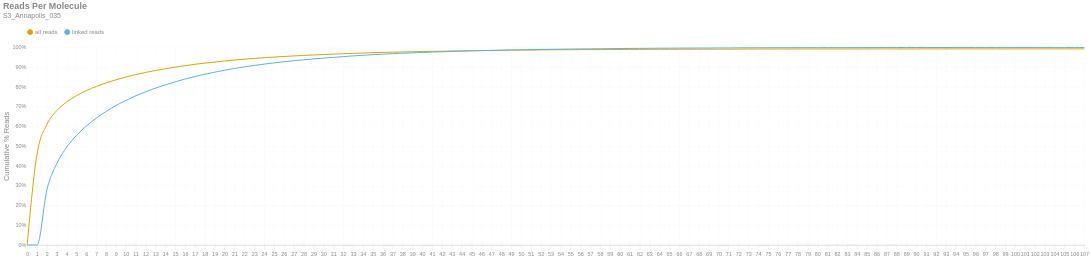

The notebook cell this image was saved under:
### Markdown cell above
### Reads per Molecule
This chart shows the cumulative distribution of the number of reads per linked molecule. That is, how many alignments are associated with a unique molecule. This excludes the number of reads associated with invalid or absent linked-read barcodes. The `linked` histogram is the percentages recalculated when disregarding singletons.

### Code cell
if SKIPLR:
    print_html(f"Skipped")
else:
    counts = np.bincount(valids['reads'].cast(pl.Int64).to_numpy())
    weighted = counts * np.arange(len(counts))
    all_perc = weighted / n_reads
    linked_perc = weighted / n_linked_reads
    linked_perc[1] = 0
    binned_df = pl.DataFrame({
        'readsper': list(range(len(counts))),
        'all reads (cumsum)': np.cumsum(all_perc).tolist(),
        'linked reads (cumsum)': np.cumsum(linked_perc).tolist(),
    })

    with SafeRender(binned_df):
        (
            density_plot(binned_df, 'Reads Per Molecule', samplename, 'readspmol')
            .encode(
                x=alt.X('readsper:O', title=None).axis(labelAngle=0).scale(padding=0),
                y=alt.Y('value:Q', title='Cumulative % Reads').axis(format='%').stack(False),
                color=alt.Color("key:N").scale(domain=["all reads", "linked reads"]),
                tooltip=[
                    alt.Tooltip("key:N", title="Data Type"),
                    alt.Tooltip("readsper:O", title="Reads Per Molecule"),
                    alt.Tooltip("value:Q", format=".2%", title="% Reads (Cum.)")
                ]            
            )
        ).display()

### Figure 1 — Vega-Lite specification as saved in the notebook (floating-point values rounded to 4 significant figures)
{"width": "container", "height": 400, "config": {"title": {"anchor": "start", "dy": -15, "fontSize": 18, "color": "#888888", "subtitleColor": "#888888", "subtitleFontSize": 14}, "arc": {"fill": "#0072B2"}, "axis": {"domainColor": "#888888", "domainWidth": 0.5, "gridWidth": 0.2, "grid": false, "titleFontWeight": 400, "titleFontSize": 15, "labelFontSize": 11, "labelColor": "#888888", "tickColor": "#888888", "tickWidth": 0.2, "titleColor": "#888888"}, "axisBand": {"grid": false}, "axisX": {"grid": true, "tickSize": 10, "domainCap": "round"}, "axisY": {"domain": false, "grid": true, "tickSize": 0, "domainCap": "round"}, "background": "transparent", "header": {"labelFontSize": 15, "labelColor": "#888888", "titleFontSize": 15, "titleFontWeight": 600, "titleColor": "#888888"}, "legend": {"labelFont": "sans-serif", "labelFontSize": 12, "labelColor": "#888888", "symbolSize": 100, "symbolType": "circle", "titleFontSize": 12, "titlePadding": 10, "titleColor": "#888888", "title": null, "orient": "top"}, "range": {"category": ["#E69F00", "#56B4E9", "#009E73", "#F0E442", "#0072B2", "#D55E00", "#CC79A7", "#000000"], "diverging": ["#cfe8f3", "#a2d4ec", "#73bfe2", "#46abdb", "#1696d2", "#12719e"]}, "area": {"fill": "#0072B2", "fillOpacity": 0.7, "line": true, "strokeOpacity": 0.7}, "line": {"color": "#0072B2", "stroke": "#0072B2", "strokeWidth": 2}, "trail": {"color": "#0072B2", "stroke": "#0072B2", "strokeWidth": 0, "size": 1}, "point": {"filled": true, "fillOpacity": 1.0, "size": 95}, "text": {"color": "#888888", "fontSize": 11, "align": "right", "fontWeight": 400, "size": 11}, "bar": {"fill": "#0072B2", "stroke": null}, "view": {"stroke": null, "continuousWidth": 660, "continuousHeight": 400}}, "data": {"name": "data-83ef7ea5e0c816de2ab1f2a004e398c2"}, "mark": {"type": "line", "interpolate": "monotone", "point": {"opacity": 0, "size": 275}}, "encoding": {"color": {"field": "key", "scale": {"domain": ["all reads", "linked reads"]}, "type": "nominal"}, "tooltip": [{"field": "key", "title": "Data Type", "type": "nominal"}, {"field": "readsper", "title": "Reads Per Molecule", "type": "ordinal"}, {"field": "value", "format": ".2%", "title": "% Reads (Cum.)", "type": "quantitative"}], "x": {"axis": {"labelAngle": 0}, "field": "readsper", "scale": {"padding": 0}, "title": null, "type": "ordinal"}, "y": {"axis": {"format": "%"}, "field": "value", "stack": false, "title": "Cumulative % Reads", "type": "quantitative"}}, "params": [{"name": "param_c36ac31b6afebe62", "select": {"type": "point", "fields": ["key"]}, "bind": "legend"}], "title": {"text": "Reads Per Molecule", "subtitle": "S3_Annapolis_035"}, "transform": [{"fold": ["all reads (cumsum)", "linked reads (cumsum)"]}, {"calculate": "replace(datum.key, ' (cumsum)', '')", "as": "key"}, {"filter": {"param": "param_c36ac31b6afebe62"}}], "usermeta": {"embedOptions": {"downloadFileName": "S3_Annapolis_035.readspmol"}}, "$schema": "https://vega.github.io/schema/vega-lite/v6.1.0.json", "datasets": {"data-83ef7ea5e0c816de2ab1f2a004e398c2": [{"readsper": 0, "all reads (cumsum)": 0.0, "linked reads (cumsum)": 0.0}, {"readsper": 1, "all reads (cumsum)": 0.4612, "linked reads (cumsum)": 0.0}, {"readsper": 2, "all reads (cumsum)": 0.6099, "linked reads (cumsum)": 0.2797}, {"readsper": 3, "all reads (cumsum)": 0.6804, "linked reads (cumsum)": 0.4123}, {"readsper": 4, "all reads (cumsum)": 0.7241, "linked reads (cumsum)": 0.4947}, {"readsper": 5, "all reads (cumsum)": 0.7563, "linked reads (cumsum)": 0.5552}, {"readsper": 6, "all reads (cumsum)": 0.7814, "linked reads (cumsum)": 0.6025}, {"readsper": 7, "all reads (cumsum)": 0.8025, "linked reads (cumsum)": 0.6421}, {"readsper": 8, "all reads (cumsum)": 0.8207, "linked reads (cumsum)": 0.6763}, {"readsper": 9, "all reads (cumsum)": 0.8365, "linked reads (cumsum)": 0.7061}, {"readsper": 10, "all reads (cumsum)": 0.8503, "linked reads (cumsum)": 0.7319}, {"readsper": 11, "all reads (cumsum)": 0.8627, "linked reads (cumsum)": 0.7553}, {"readsper": 12, "all reads (cumsum)": 0.8735, "linked reads (cumsum)": 0.7756}, {"readsper": 13, "all reads (cumsum)": 0.8834, "linked reads (cumsum)": 0.7942}, {"readsper": 14, "all reads (cumsum)": 0.8921, "linked reads (cumsum)": 0.8106}, {"readsper": 15, "all reads (cumsum)": 0.9003, "linked reads (cumsum)": 0.8262}, {"readsper": 16, "all reads (cumsum)": 0.9079, "linked reads (cumsum)": 0.8403}, {"readsper": 17, "all reads (cumsum)": 0.9146, "linked reads (cumsum)": 0.8529}, {"readsper": 18, "all reads (cumsum)": 0.9207, "linked reads (cumsum)": 0.8644}, {"readsper": 19, "all reads (cumsum)": 0.9263, "linked reads (cumsum)": 0.8749}, {"readsper": 20, "all reads (cumsum)": 0.9315, "linked reads (cumsum)": 0.8848}, {"readsper": 21, "all reads (cumsum)": 0.9363, "linked reads (cumsum)": 0.8937}, {"readsper": 22, "all reads (cumsum)": 0.9404, "linked reads (cumsum)": 0.9016}, {"readsper": 23, "all reads (cumsum)": 0.9443, "linked reads (cumsum)": 0.9089}, {"readsper": 24, "all reads (cumsum)": 0.9479, "linked reads (cumsum)": 0.9156}, {"readsper": 25, "all reads (cumsum)": 0.9512, "linked reads (cumsum)": 0.9219}, {"readsper": 26, "all reads (cumsum)": 0.9543, "linked reads (cumsum)": 0.9277}, {"readsper": 27, "all reads (cumsum)": 0.957, "linked reads (cumsum)": 0.9327}, {"readsper": 28, "all reads (cumsum)": 0.9595, "linked reads (cumsum)": 0.9375}, {"readsper": 29, "all reads (cumsum)": 0.9619, "linked reads (cumsum)": 0.9419}, {"readsper": 30, "all reads (cumsum)": 0.9641, "linked reads (cumsum)": 0.946}, {"readsper": 31, "all reads (cumsum)": 0.966, "linked reads (cumsum)": 0.9497}, {"readsper": 32, "all reads (cumsum)": 0.9681, "linked reads (cumsum)": 0.9535}, {"readsper": 33, "all reads (cumsum)": 0.97, "linked reads (cumsum)": 0.9572}, {"readsper": 34, "all reads (cumsum)": 0.9716, "linked reads (cumsum)": 0.9602}, {"readsper": 35, "all reads (cumsum)": 0.9732, "linked reads (cumsum)": 0.9631}, {"readsper": 36, "all reads (cumsum)": 0.9746, "linked reads (cumsum)": 0.9658}, {"readsper": 37, "all reads (cumsum)": 0.9759, "linked reads (cumsum)": 0.9683}, {"readsper": 38, "all reads (cumsum)": 0.9772, "linked reads (cumsum)": 0.9707}, {"readsper": 39, "all reads (cumsum)": 0.9782, "linked reads (cumsum)": 0.9726}, {"readsper": 40, "all reads (cumsum)": 0.9792, "linked reads (cumsum)": 0.9746}, {"readsper": 41, "all reads (cumsum)": 0.9802, "linked reads (cumsum)": 0.9763}, {"readsper": 42, "all reads (cumsum)": 0.981, "linked reads (cumsum)": 0.9778}, {"readsper": 43, "all reads (cumsum)": 0.9819, "linked reads (cumsum)": 0.9795}, {"readsper": 44, "all reads (cumsum)": 0.9827, "linked reads (cumsum)": 0.9811}, {"readsper": 45, "all reads (cumsum)": 0.9834, "linked reads (cumsum)": 0.9824}, {"readsper": 46, "all reads (cumsum)": 0.9841, "linked reads (cumsum)": 0.9837}, {"readsper": 47, "all reads (cumsum)": 0.9848, "linked reads (cumsum)": 0.9849}, {"readsper": 48, "all reads (cumsum)": 0.9853, "linked reads (cumsum)": 0.986}, {"readsper": 49, "all reads (cumsum)": 0.986, "linked reads (cumsum)": 0.9873}, {"readsper": 50, "all reads (cumsum)": 0.9865, "linked reads (cumsum)": 0.9882}, {"readsper": 51, "all reads (cumsum)": 0.9869, "linked reads (cumsum)": 0.989}, {"readsper": 52, "all reads (cumsum)": 0.9874, "linked reads (cumsum)": 0.9899}, {"readsper": 53, "all reads (cumsum)": 0.9878, "linked reads (cumsum)": 0.9906}, {"readsper": 54, "all reads (cumsum)": 0.9881, "linked reads (cumsum)": 0.9912}, {"readsper": 55, "all reads (cumsum)": 0.9884, "linked reads (cumsum)": 0.9919}, {"readsper": 56, "all reads (cumsum)": 0.9888, "linked reads (cumsum)": 0.9925}, {"readsper": 57, "all reads (cumsum)": 0.989, "linked reads (cumsum)": 0.9929}, {"readsper": 58, "all reads (cumsum)": 0.9892, "linked reads (cumsum)": 0.9933}, {"readsper": 59, "all reads (cumsum)": 0.9895, "linked reads (cumsum)": 0.9939}, {"readsper": 60, "all reads (cumsum)": 0.9898, "linked reads (cumsum)": 0.9944}, {"readsper": 61, "all reads (cumsum)": 0.99, "linked reads (cumsum)": 0.9949}, {"readsper": 62, "all reads (cumsum)": 0.9902, "linked reads (cumsum)": 0.9952}, {"readsper": 63, "all reads (cumsum)": 0.9903, "linked reads (cumsum)": 0.9954}, {"readsper": 64, "all reads (cumsum)": 0.9905, "linked reads (cumsum)": 0.9958}, {"readsper": 65, "all reads (cumsum)": 0.9908, "linked reads (cumsum)": 0.9962}, {"readsper": 66, "all reads (cumsum)": 0.9909, "linked reads (cumsum)": 0.9965}, {"readsper": 67, "all reads (cumsum)": 0.991, "linked reads (cumsum)": 0.9967}, {"readsper": 68, "all reads (cumsum)": 0.9911, "linked reads (cumsum)": 0.9969}, {"readsper": 69, "all reads (cumsum)": 0.9912, "linked reads (cumsum)": 0.997}, {"readsper": 70, "all reads (cumsum)": 0.9914, "linked reads (cumsum)": 0.9974}, {"readsper": 71, "all reads (cumsum)": 0.9915, "linked reads (cumsum)": 0.9976}, {"readsper": 72, "all reads (cumsum)": 0.9916, "linked reads (cumsum)": 0.9979}, {"readsper": 73, "all reads (cumsum)": 0.9918, "linked reads (cumsum)": 0.9981}, {"readsper": 74, "all reads (cumsum)": 0.9919, "linked reads (cumsum)": 0.9983}, {"readsper": 75, "all reads (cumsum)": 0.992, "linked reads (cumsum)": 0.9985}, {"readsper": 76, "all reads (cumsum)": 0.9921, "linked reads (cumsum)": 0.9987}, {"readsper": 77, "all reads (cumsum)": 0.9921, "linked reads (cumsum)": 0.9987}, {"readsper": 78, "all reads (cumsum)": 0.9921, "linked reads (cumsum)": 0.9988}, {"readsper": 79, "all reads (cumsum)": 0.9922, "linked reads (cumsum)": 0.9989}, {"readsper": 80, "all reads (cumsum)": 0.9922, "linked reads (cumsum)": 0.9989}, {"readsper": 81, "all reads (cumsum)": 0.9922, "linked reads (cumsum)": 0.999}, {"readsper": 82, "all reads (cumsum)": 0.9923, "linked reads (cumsum)": 0.9991}, {"readsper": 83, "all reads (cumsum)": 0.9923, "linked reads (cumsum)": 0.9991}, {"readsper": 84, "all reads (cumsum)": 0.9923, "linked reads (cumsum)": 0.9992}, {"readsper": 85, "all reads (cumsum)": 0.9924, "linked reads (cumsum)": 0.9993}, {"readsper": 86, "all reads (cumsum)": 0.9924, "linked reads (cumsum)": 0.9994}, {"readsper": 87, "all reads (cumsum)": 0.9925, "linked reads (cumsum)": 0.9994}, {"readsper": 88, "all reads (cumsum)": 0.9925, "linked reads (cumsum)": 0.9995}, {"readsper": 89, "all reads (cumsum)": 0.9926, "linked reads (cumsum)": 0.9996}, {"readsper": 90, "all reads (cumsum)": 0.9926, "linked reads (cumsum)": 0.9996}, {"readsper": 91, "all reads (cumsum)": 0.9926, "linked reads (cumsum)": 0.9997}, {"readsper": 92, "all reads (cumsum)": 0.9926, "linked reads (cumsum)": 0.9997}, {"readsper": 93, "all reads (cumsum)": 0.9926, "linked reads (cumsum)": 0.9997}, {"readsper": 94, "all reads (cumsum)": 0.9926, "linked reads (cumsum)": 0.9997}, {"readsper": 95, "all reads (cumsum)": 0.9926, "linked reads (cumsum)": 0.9998}, {"readsper": 96, "all reads (cumsum)": 0.9926, "linked reads (cumsum)": 0.9998}, {"readsper": 97, "all reads (cumsum)": 0.9926, "linked reads (cumsum)": 0.9998}, {"readsper": 98, "all reads (cumsum)": 0.9927, "linked reads (cumsum)": 0.9998}, {"readsper": 99, "all reads (cumsum)": 0.9927, "linked reads (cumsum)": 0.9999}, {"readsper": 100, "all reads (cumsum)": 0.9927, "linked reads (cumsum)": 0.9999}, {"readsper": 101, "all reads (cumsum)": 0.9927, "linked reads (cumsum)": 0.9999}, {"readsper": 102, "all reads (cumsum)": 0.9927, "linked reads (cumsum)": 0.9999}, {"readsper": 103, "all reads (cumsum)": 0.9927, "linked reads (cumsum)": 1.0}, {"readsper": 104, "all reads (cumsum)": 0.9927, "linked reads (cumsum)": 1.0}, {"readsper": 105, "all reads (cumsum)": 0.9927, "linked reads (cumsum)": 1.0}, {"readsper": 106, "all reads (cumsum)": 0.9927, "linked reads (cumsum)": 1.0}, {"readsper": 107, "all reads (cumsum)": 0.9928, "linked reads (cumsum)": 1.0}]}}
